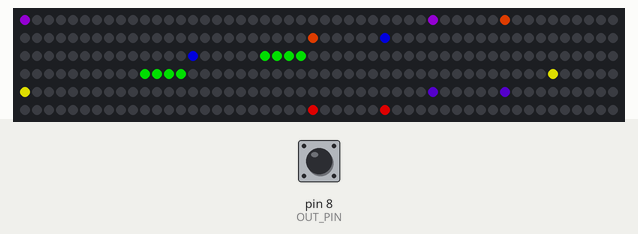
Simulated run of this sketch. Board: Arduino Uno, built with avr-gcc and run on an emulated ATmega328P. Shown: 300 RGB LEDs in strip order, left to right, continuing on the next row. The test bench sets the inputs (shaded band); at power-on: pin 8 (OUT_PIN) HIGH. Dim RGB values are drawn brighter than linear; what the sketch prints to the serial monitor is not drawn.

Above: at 0.2 s.

The sketch:

visualizer.ino
```cpp
const int OUT_PIN = 8;
const int SAMPLE_TIME = 13;
unsigned long millisCurrent;
unsigned long millisLast = 0;
unsigned long millisElapsed = 0;
int sampleBufferValue = 0;
#include <Adafruit_NeoPixel.h>
#define PIN  2

Adafruit_NeoPixel strip(300, 2, NEO_GRB + NEO_KHZ800);

void setup() {

  Serial.begin(115200);
  strip.begin(); // Initialize NeoPixel strip object (REQUIRED)
  strip.clear();
  strip.setBrightness(150);
  strip.show();  // Initialize all pixels to 'off'
}

void loop() {
   millisCurrent = millis();
   millisElapsed = millisCurrent - millisLast;

   if (digitalRead(OUT_PIN) == LOW) {
     sampleBufferValue++;
   }

   if (millisElapsed > SAMPLE_TIME) {

     lightUpExceptGreenEven(0 ,sampleBufferValue, 0.065 , 148 , 0 , 211 , 0);
     lightUpExceptGreenEven(40 ,sampleBufferValue, 0.015, 255 , 70 , 0 ,  0);
     lightUpExceptGreenEven(80 ,sampleBufferValue, 0.03   , 0 , 0 , 255 , 0);
     lightUpGreen(120 ,sampleBufferValue, 0.01   , 0 , 255 ,  0 , 3);
     lightUpExceptGreenOdd(194 ,sampleBufferValue, 0.050 , 255 , 255 , 0 , 0);
     lightUpExceptGreenOdd(234 ,sampleBufferValue, 0.027 , 75 , 0 , 180,  0);
     lightUpExceptGreenOdd(274 ,sampleBufferValue, 0.015 , 255 , 0 , 0 , 0);

     sampleBufferValue = 0;
     millisLast = millisCurrent;
     strip.show();
     strip.clear();
   }

}


void lightUpExceptGreenEven(int pixel , int bufferValue , double ratio , int r , int g , int b , int constant){
    double numOfLights = bufferValue * (ratio) + constant;
    int n = round(numOfLights);
    int stop = 1;
    Serial.println(n);
    for(int i = pixel , j = i + 34 ; i  <=  pixel +n && stop <=15 ; i++, j--){
       strip.setPixelColor(i , r,g,b);
       strip.setPixelColor(j , r,g,b);
       //strip.setBrightness(random(255));
       stop++;
  }
  strip.show();
}

void lightUpGreen(int pixel , int bufferValue , double ratio , int r , int g , int b , int constant){
    double numOfLights = bufferValue * (ratio) + constant;
    int n = round(numOfLights);
    for(int i = pixel  ; i <= pixel+n ; i++){
       strip.setPixelColor(i , r,g,b);
       strip.setPixelColor(i+40 , r,g,b);
       //strip.setBrightness(random(255));
    }
  strip.show();
}

void lightUpExceptGreenOdd(int pixel , int bufferValue , double ratio , int r , int g ,int b, int constant ){
  double numOfLights = bufferValue * (ratio) + constant;
  int n = round(numOfLights);
  int stop = 1;
  for(int i = pixel , j = pixel + 6 ; i >= pixel-n && stop <= 15 ; i--,j++){
    strip.setPixelColor(i , r,g,b);
    strip.setPixelColor(j, r,g,b);
    //strip.setBrightness(random(255));
    stop++;
  }
  strip.show();
}
```
